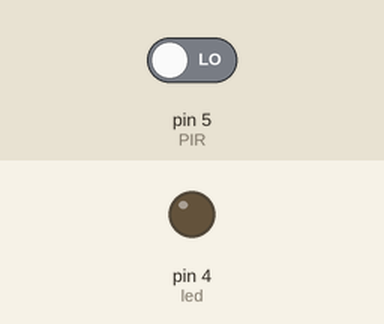
Simulated run of this sketch. Board: Arduino Uno, built with avr-gcc and run on an emulated ATmega328P. Shown: output pins drawn as LEDs (lit = HIGH). The inputs (shaded band) are chosen by the test bench; at power-on: pin 5 (PIR) LOW.

Above: at 1.2 s.
1.3 s: pin 5 (PIR) driven HIGH
At 2.1 s:
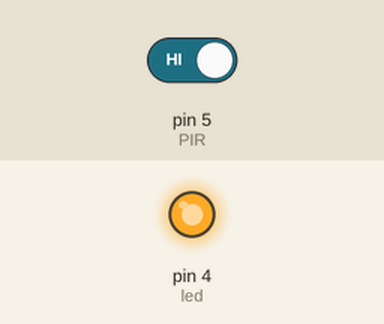
2.8 s: pin 5 (PIR) driven LOW
At 3.2 s:
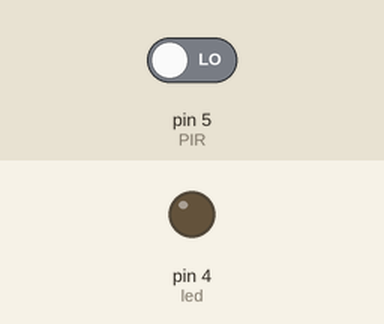
Timing chart, 0 to 5.8 s (numbered marks = the images above; inputs shaded):
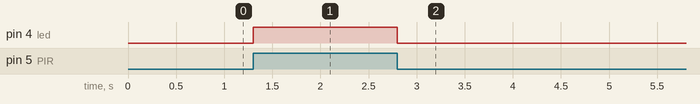

Measured:
- after the input at 1.3 s, pin 4 (led): LOW → HIGH at once
- after the input at 2.8 s, pin 4 (led): HIGH → LOW at once

The sketch:

guia_de_ejercicios_213.ino
```cpp
//Ejercicio 4 B
int PIR = 5;
int led = 4;

void setup() {
  pinMode(PIR, INPUT);
  pinMode(led, OUTPUT);
}

void loop() {
  int movimiento = digitalRead(PIR);

  if (movimiento == HIGH) {
    digitalWrite(led, HIGH);
  } else {
    digitalWrite(led, LOW);
  }
}
```
